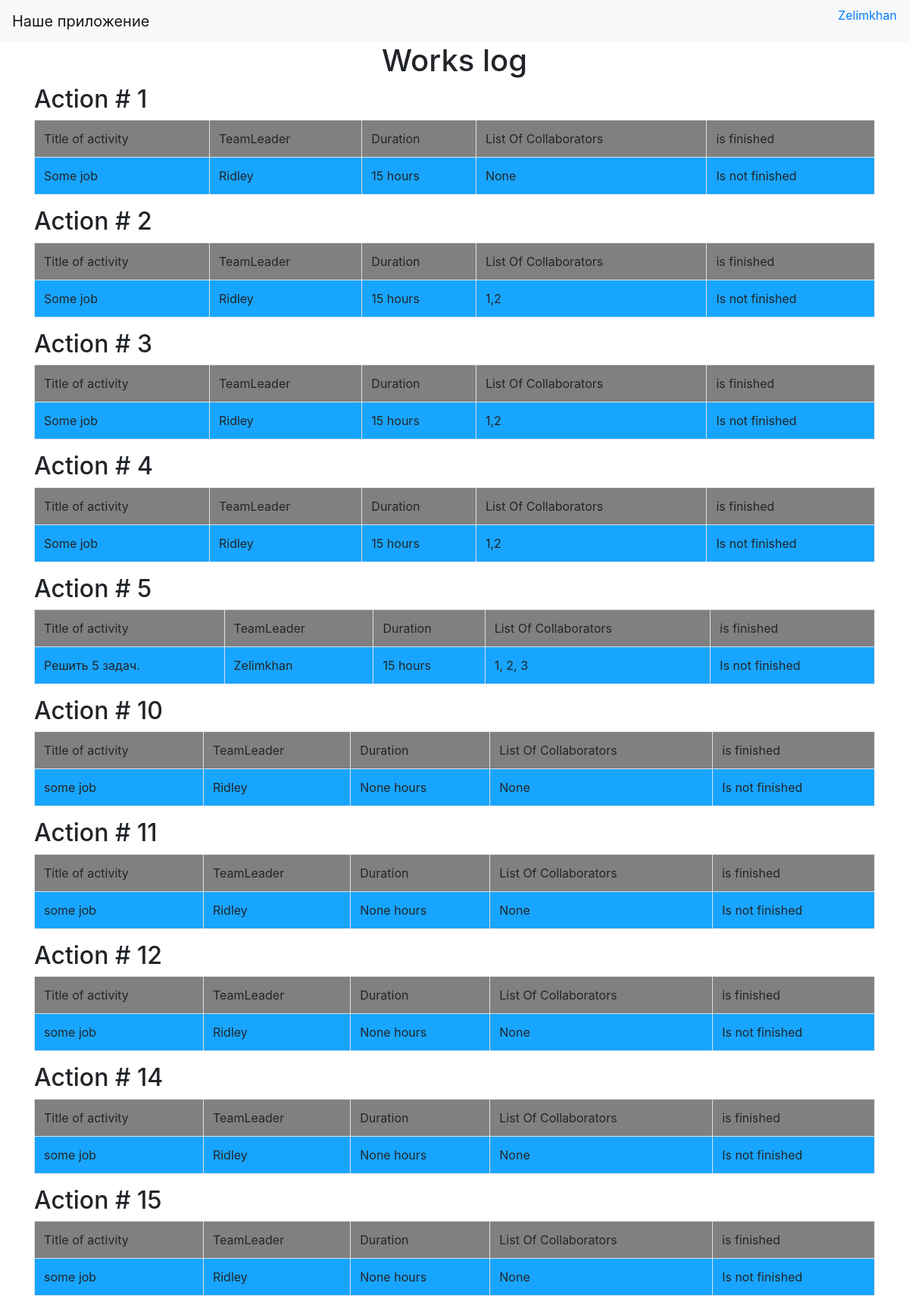
Page / (signed in) on the committed database.
### data/users.py (models this page shows, shortened)
class User(SqlAlchemyBase, UserMixin):
    __tablename__ = "users"
    id = Column(Integer, primary_key=True, autoincrement=True, nullable=True)
    surname = Column(String, nullable=True)
    name = Column(String, nullable=True)
    age = Column(Integer, nullable=True)
    position = Column(String, nullable=True)
    speciality = Column(String, nullable=True)
    address = Column(String, nullable=True)
    email = Column(String, nullable=True)
    hashed_password = Column(String, nullable=True)
    modified_date = Column(DateTime,
                           nullable=True, default=datetime.datetime.now)
    jobs = relationship("Jobs", back_populates='user')

### data/jobs.py (models this page shows, shortened)
class Jobs(SqlAlchemyBase):
    __tablename__ = "jobs"
    id = Column(Integer, primary_key=True, autoincrement=True, nullable=True)
    team_leader = Column(ForeignKey("users.id"))
    job = Column(String, nullable=True)
    collaborators = Column(String, nullable=True)
    work_size = Column(Integer, nullable=True)
    position = Column(String, nullable=True)
    start_data = Column(DateTime,
                        nullable=True, default=datetime.datetime.now)
    end_date = Column(DateTime,
                        nullable=True)
    is_finished = Column(Boolean, default=True)
    user = relationship("User")

### main.py (the view)
@app.route("/")
def works():
    sess = db_session.create_session()
    works = sess.query(Jobs).all()
    return render_template("works.html", works=works)

### data/db_session.py (called while the page is built)
def create_session():
    global __factory
    return __factory()

### main.py (called while the page is built)
@login_manager.user_loader
def load_user(user_id):
    sess = db_session.create_session()
    return sess.query(User).filter(User.id == user_id).first()

### templates/works.html
{% extends "base.html" %}
{% block content %}
  <h1 align="center"> Works log</h1>
  {% for work in works %}
  <h2>Action # {{work.id}}</h2>
  <table class="table table-bordered">
      <tr bgcolor="grey">
        <td>Title of activity</td>
        <td>TeamLeader</td>
        <td>Duration</td>
        <td>List Of Collaborators</td>
        <td>is finished</td>
      </tr>
      <tr bgcolor="#18A5FF">
        <td>{{work.job}}</td>
        <td>{{work.user.name}}</td>
        <td>{{work.work_size}} hours</td>
        <td>{{work.collaborators}}</td>
          {% if work.is_finished%}
            <td>Is not finished</td>
          {%else%}
            <td>Is finished</td>
          {% endif %}
      </tr>
  </table>
  {%endfor%}
{% endblock %}

### templates/base.html (shortened to what this page needs)
<!doctype html>
<html lang="en">
<head>
    <link rel="stylesheet"
          href="https://stackpath.bootstrapcdn.com/bootstrap/4.4.1/css/bootstrap.min.css"
>
</head>
<body>
<header>
    <nav class="navbar navbar-light bg-light">
        <a class="navbar-brand" href="#">Наше приложение</a>
    {% if not current_user.is_authenticated %}
        <p>
            <a class="btn btn-primary" href="login"> Login </a>
            <a class="btn btn-success" href="register">Register</a>
        </p>
    {% else %}
        <p>
            <a href="logout" > {{ current_user.name }}</a>
        </p>
            {%endif%}
    </nav>
</header>
<main role="main" class="container">
    {% block content %}{% endblock %}
</main>
</body>
</html>

### rows in the picture
User: name "Zelimkhan"
Jobs: id "1", job "Some job", user.name "Ridley", work_size "15", collaborators "None", is_finished "Is not finished"
Jobs: id "2", job "Some job", user.name "Ridley", work_size "15", collaborators "1,2", is_finished "Is not finished"
Jobs: id "3", job "Some job", user.name "Ridley", work_size "15", collaborators "1,2", is_finished "Is not finished"
Jobs: id "4", job "Some job", user.name "Ridley", work_size "15", collaborators "1,2", is_finished "Is not finished"
Jobs: id "5", job "Решить 5 задач.", user.name "Zelimkhan", work_size "15", collaborators "1, 2, 3", is_finished "Is not finished"
Jobs: id "10", job "some job", user.name "Ridley", work_size "None", collaborators "None", is_finished "Is not finished"
Jobs: id "11", job "some job", user.name "Ridley", work_size "None", collaborators "None", is_finished "Is not finished"
Jobs: id "12", job "some job", user.name "Ridley", work_size "None", collaborators "None", is_finished "Is not finished"
Jobs: id "14", job "some job", user.name "Ridley", work_size "None", collaborators "None", is_finished "Is not finished"
Jobs: id "15", job "some job", user.name "Ridley", work_size "None", collaborators "None", is_finished "Is not finished"
